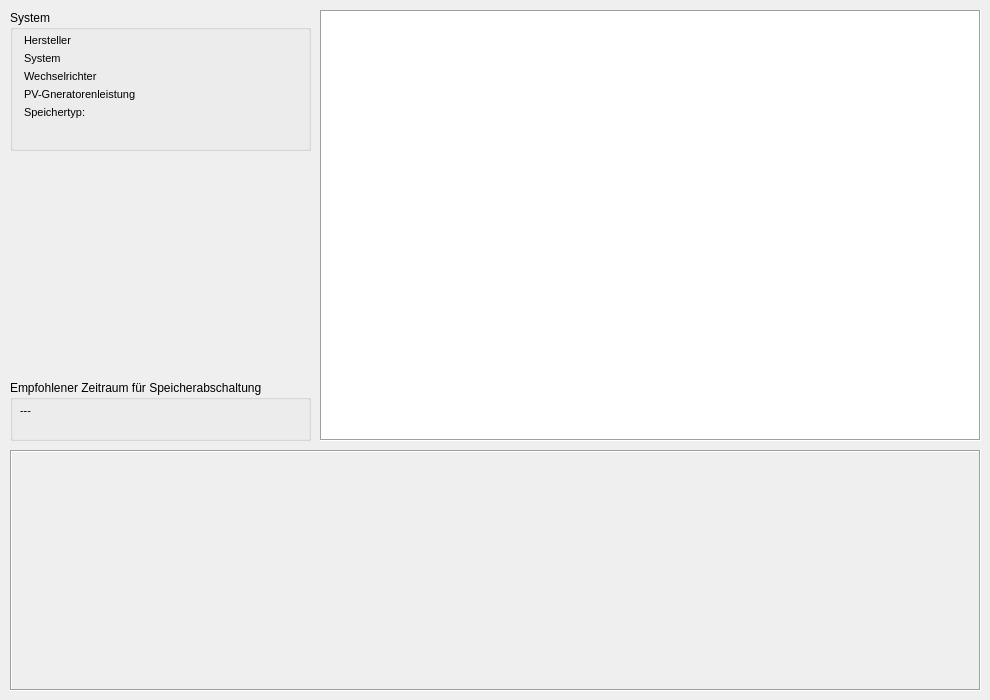
       <widget class="QWidget" name="tab_ergebnis">
        <attribute name="title">
         <string>Ergebnis</string>
        </attribute>
        <widget class="QTableView" name="tableView_Ergebnis_Tabelle">
         <property name="geometry">
          <rect>
           <x>320</x>
           <y>10</y>
           <width>661</width>
           <height>431</height>
          </rect>
         </property>
         <property name="sizePolicy">
          <sizepolicy hsizetype="Expanding" vsizetype="Expanding">
           <horstretch>0</horstretch>
           <verstretch>0</verstretch>
          </sizepolicy>
         </property>
         <property name="font">
          <font>
           <pointsize>9</pointsize>
          </font>
         </property>
         <property name="autoFillBackground">
          <bool>true</bool>
         </property>
         <property name="frameShape">
          <enum>QFrame::Box</enum>
         </property>
         <property name="frameShadow">
          <enum>QFrame::Sunken</enum>
         </property>
         <property name="verticalScrollBarPolicy">
          <enum>Qt::ScrollBarAsNeeded</enum>
         </property>
         <property name="autoScrollMargin">
          <number>16</number>
         </property>
         <property name="editTriggers">
          <set>QAbstractItemView::NoEditTriggers</set>
         </property>
         <property name="showGrid">
          <bool>true</bool>
         </property>
         <property name="wordWrap">
          <bool>true</bool>
         </property>
         <attribute name="horizontalHeaderCascadingSectionResizes">
          <bool>false</bool>
         </attribute>
         <attribute name="horizontalHeaderDefaultSectionSize">
          <number>100</number>
         </attribute>
         <attribute name="horizontalHeaderHighlightSections">
          <bool>true</bool>
         </attribute>
         <attribute name="horizontalHeaderMinimumSectionSize">
          <number>32</number>
         </attribute>
         <attribute name="horizontalHeaderShowSortIndicator" stdset="0">
          <bool>false</bool>
         </attribute>
         <attribute name="horizontalHeaderStretchLastSection">
          <bool>false</bool>
         </attribute>
         <attribute name="verticalHeaderDefaultSectionSize">
          <number>19</number>
         </attribute>
         <attribute name="verticalHeaderMinimumSectionSize">
          <number>19</number>
         </attribute>
         <attribute name="verticalHeaderStretchLastSection">
          <bool>true</bool>
         </attribute>
        </widget>
        <widget class="QFrame" name="frame_Ergebnis_Diagramm">
         <property name="geometry">
          <rect>
           <x>10</x>
           <y>450</y>
           <width>971</width>
           <height>241</height>
          </rect>
         </property>
         <property name="focusPolicy">
          <enum>Qt::NoFocus</enum>
         </property>
         <property name="autoFillBackground">
          <bool>true</bool>
         </property>
         <property name="frameShape">
          <enum>QFrame::Box</enum>
         </property>
         <property name="frameShadow">
          <enum>QFrame::Sunken</enum>
         </property>
         <property name="lineWidth">
          <number>1</number>
         </property>
         <property name="midLineWidth">
          <number>0</number>
         </property>
        </widget>
        <widget class="QGroupBox" name="groupBox_Ergebnis_System">
         <property name="geometry">
          <rect>
           <x>10</x>
           <y>10</y>
           <width>301</width>
           <height>141</height>
          </rect>
         </property>
         <property name="font">
          <font>
           <weight>50</weight>
           <bold>false</bold>
          </font>
         </property>
         <property name="title">
          <string>System</string>
         </property>
         <widget class="QWidget" name="layoutWidget">
          <property name="geometry">
           <rect>
            <x>10</x>
            <y>20</y>
            <width>281</width>
            <height>111</height>
           </rect>
          </property>
          <layout class="QFormLayout" name="formLayout_2">
           <property name="sizeConstraint">
            <enum>QLayout::SetDefaultConstraint</enum>
           </property>
           <property name="fieldGrowthPolicy">
            <enum>QFormLayout::AllNonFixedFieldsGrow</enum>
           </property>
           <property name="rowWrapPolicy">
            <enum>QFormLayout::DontWrapRows</enum>
           </property>
           <property name="horizontalSpacing">
            <number>6</number>
           </property>
           <property name="verticalSpacing">
            <number>5</number>
           </property>
           <property name="leftMargin">
            <number>4</number>
           </property>
           <property name="topMargin">
            <number>4</number>
           </property>
           <property name="rightMargin">
            <number>4</number>
           </property>
           <property name="bottomMargin">
            <number>4</number>
           </property>
           <item row="0" column="0">
            <widget class="QLabel" name="label_Ergebnis_Hersteller">
             <property name="sizePolicy">
              <sizepolicy hsizetype="Expanding" vsizetype="Preferred">
               <horstretch>0</horstretch>
               <verstretch>0</verstretch>
              </sizepolicy>
             </property>
             <property name="minimumSize">
              <size>
               <width>110</width>
               <height>0</height>
              </size>
             </property>
             <property name="font">
              <font>
               <pointsize>8</pointsize>
               <stylestrategy>PreferDefault</stylestrategy>
               <kerning>true</kerning>
              </font>
             </property>
             <property name="text">
              <string>Hersteller</string>
             </property>
            </widget>
           </item>
           <item row="0" column="1">
            <widget class="QLabel" name="label_Ergebnis_Hersteller_Text">
             <property name="font">
              <font>
               <pointsize>8</pointsize>
               <stylestrategy>PreferDefault</stylestrategy>
               <kerning>true</kerning>
              </font>
             </property>
             <property name="text">
              <string/>
             </property>
            </widget>
           </item>
           <item row="1" column="0">
            <widget class="QLabel" name="label_Ergebnis_System">
             <property name="sizePolicy">
              <sizepolicy hsizetype="Expanding" vsizetype="Preferred">
               <horstretch>0</horstretch>
               <verstretch>0</verstretch>
              </sizepolicy>
             </property>
             <property name="minimumSize">
              <size>
               <width>110</width>
               <height>0</height>
              </size>
             </property>
             <property name="font">
              <font>
               <pointsize>8</pointsize>
               <stylestrategy>PreferDefault</stylestrategy>
               <kerning>true</kerning>
              </font>
             </property>
             <property name="text">
              <string>System</string>
             </property>
            </widget>
           </item>
           <item row="1" column="1">
            <widget class="QLabel" name="label_Ergebnis_System_Text">
             <property name="font">
              <font>
               <pointsize>8</pointsize>
               <stylestrategy>PreferDefault</stylestrategy>
               <kerning>true</kerning>
              </font>
             </property>
             <property name="text">
              <string/>
             </property>
            </widget>
           </item>
           <item row="2" column="0">
            <widget class="QLabel" name="label_Ergebnis_Inverter">
             <property name="sizePolicy">
              <sizepolicy hsizetype="Expanding" vsizetype="Preferred">
               <horstretch>0</horstretch>
               <verstretch>0</verstretch>
              </sizepolicy>
             </property>
             <property name="minimumSize">
              <size>
               <width>110</width>
               <height>0</height>
              </size>
             </property>
             <property name="font">
              <font>
               <pointsize>8</pointsize>
               <stylestrategy>PreferDefault</stylestrategy>
               <kerning>true</kerning>
              </font>
             </property>
             <property name="text">
              <string>Wechselrichter</string>
             </property>
            </widget>
           </item>
           <item row="2" column="1">
            <widget class="QLabel" name="label_Ergebnis_Inverter_Text">
             <property name="font">
              <font>
               <pointsize>8</pointsize>
               <stylestrategy>PreferDefault</stylestrategy>
               <kerning>true</kerning>
              </font>
             </property>
             <property name="text">
              <string/>
             </property>
            </widget>
           </item>
           <item row="3" column="0">
            <widget class="QLabel" name="label_Ergebnis_PV_GeneratorWp">
             <property name="sizePolicy">
              <sizepolicy hsizetype="Expanding" vsizetype="Preferred">
               <horstretch>0</horstretch>
               <verstretch>0</verstretch>
              </sizepolicy>
             </property>
             <property name="minimumSize">
              <size>
               <width>110</width>
               <height>0</height>
              </size>
             </property>
             <property name="font">
              <font>
               <pointsize>8</pointsize>
               <stylestrategy>PreferDefault</stylestrategy>
               <kerning>true</kerning>
              </font>
             </property>
             <property name="text">
              <string>PV-Gneratorenleistung</string>
             </property>
            </widget>
           </item>
           <item row="3" column="1">
            <widget class="QLabel" name="label_Ergebnis_PV_GeneratorWp_Text">
             <property name="font">
              <font>
               <pointsize>8</pointsize>
               <stylestrategy>PreferDefault</stylestrategy>
               <kerning>true</kerning>
              </font>
             </property>
             <property name="text">
              <string/>
             </property>
            </widget>
           </item>
           <item row="4" column="0">
            <widget class="QLabel" name="label_Ergebnis_Speichertyp">
             <property name="sizePolicy">
              <sizepolicy hsizetype="Expanding" vsizetype="Preferred">
               <horstretch>0</horstretch>
               <verstretch>0</verstretch>
              </sizepolicy>
             </property>
             <property name="minimumSize">
              <size>
               <width>110</width>
               <height>0</height>
              </size>
             </property>
             <property name="font">
              <font>
               <pointsize>8</pointsize>
               <stylestrategy>PreferDefault</stylestrategy>
               <kerning>true</kerning>
              </font>
             </property>
             <property name="text">
              <string>Speichertyp:</string>
             </property>
            </widget>
           </item>
           <item row="4" column="1">
            <widget class="QLabel" name="label_Ergebnis_Speichertyp_Text">
             <property name="font">
              <font>
               <pointsize>8</pointsize>
               <stylestrategy>PreferDefault</stylestrategy>
               <kerning>true</kerning>
              </font>
             </property>
             <property name="text">
              <string/>
             </property>
            </widget>
           </item>
          </layout>
         </widget>
        </widget>
        <widget class="QGroupBox" name="groupBox_Ergebnis_Speicherabschaltung">
         <property name="geometry">
          <rect>
           <x>10</x>
           <y>380</y>
           <width>301</width>
           <height>61</height>
          </rect>
         </property>
         <property name="title">
          <string>Empfohlener Zeitraum für Speicherabschaltung</string>
         </property>
         <property name="flat">
          <bool>false</bool>
         </property>
         <property name="checkable">
          <bool>false</bool>
         </property>
         <widget class="QLabel" name="label_Ergebnis_Speicheropt">
          <property name="geometry">
           <rect>
            <x>10</x>
            <y>20</y>
            <width>241</width>
            <height>21</height>
           </rect>
          </property>
          <property name="font">
           <font>
            <pointsize>8</pointsize>
            <weight>50</weight>
            <bold>false</bold>
           </font>
          </property>
          <property name="text">
           <string>---</string>
          </property>
          <property name="textFormat">
           <enum>Qt::AutoText</enum>
          </property>
          <property name="scaledContents">
           <bool>false</bool>
          </property>
          <property name="alignment">
           <set>Qt::AlignLeading|Qt::AlignLeft|Qt::AlignVCenter</set>
          </property>
          <property name="wordWrap">
           <bool>true</bool>
          </property>
         </widget>
        </widget>
       </widget>
